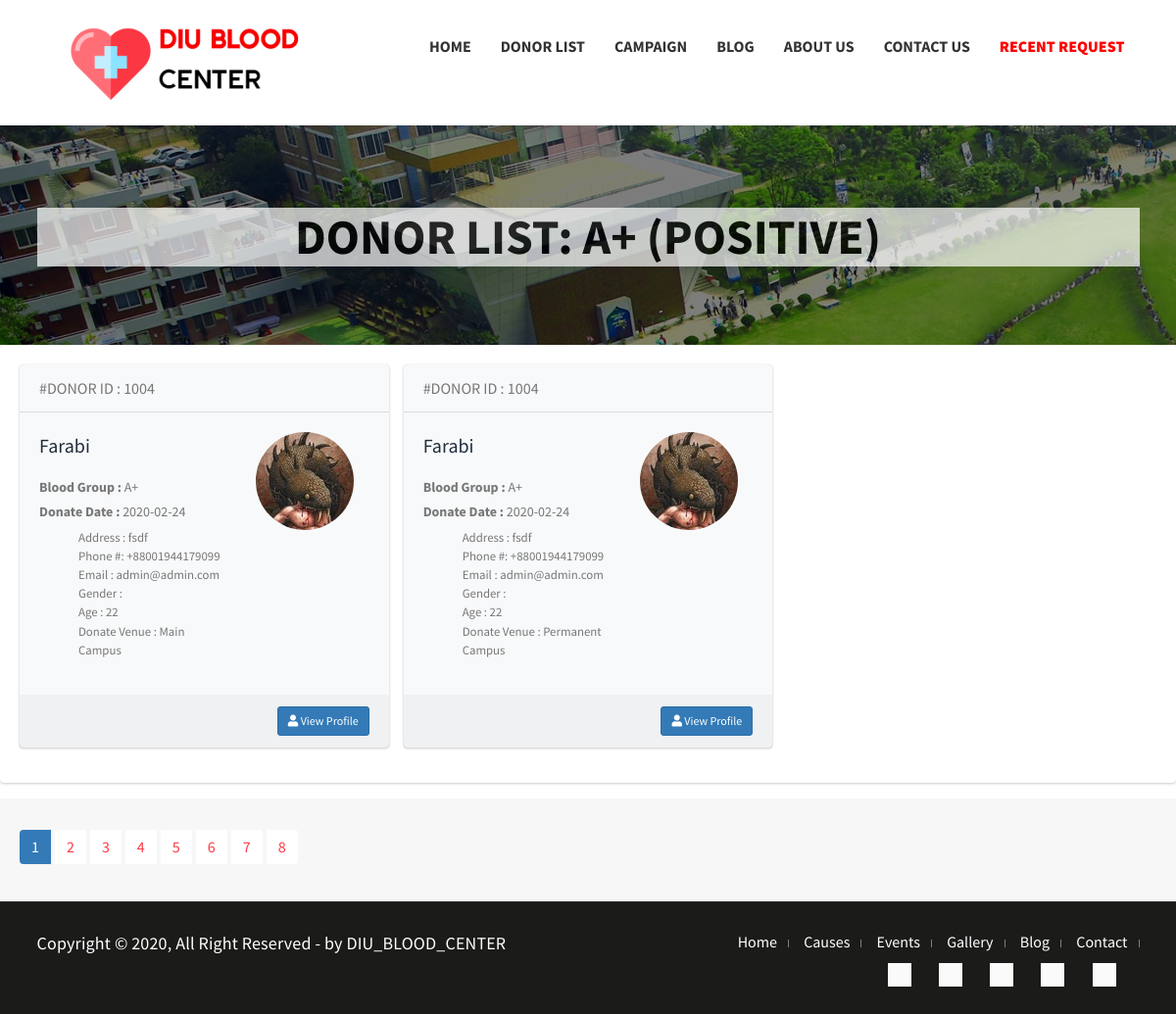
The app's page /a_pos.php with its own data.
### tables this page shows
CREATE TABLE `donor_list` (
  `id` int(11) NOT NULL,
  `name` varchar(255) NOT NULL,
  `blood_group` varchar(33) NOT NULL,
  `age` varchar(44) NOT NULL,
  `gender` varchar(22) NOT NULL,
  `phone` varchar(22) NOT NULL,
  `email` varchar(222) NOT NULL,
  `address` text NOT NULL,
  `image` varchar(222) NOT NULL
);

CREATE TABLE `donate` (
  `id` int(11) NOT NULL,
  `user_id` int(50) NOT NULL,
  `date` varchar(33) NOT NULL,
  `venue` varchar(100) NOT NULL
);

### a_pos.php (the view, shortened to what this page needs)
<?php
$con = connect_db();
$sql = "SELECT donor_list.*, donate.date , donate.venue FROM donor_list JOIN donate on donor_list.id = donate.user_id WHERE donor_list.id= donate.user_id AND donor_list.blood_group = 'A+' ORDER BY donate.user_id DESC";
$result = mysqli_query($con, $sql);
?>
<!DOCTYPE html>
<html lang="en">
<head>
    <link rel="stylesheet" href="asset/css/bootstrap.min.css" />
    <link href="asset/css/font-awesome.min.css" rel="stylesheet" type="text/css">
    <link href="asset/css/animate.css" rel="stylesheet" type="text/css">
    <link href="asset/css/owl.carousel.css" rel="stylesheet" type="text/css">
    <link href="asset/css/venobox.css" rel="stylesheet" type="text/css">
    <link rel="stylesheet" href="asset/css/styles.css" />
    <link rel="stylesheet" href="asset/fonts/fontawesome-free/css/all.min.css">
    <link rel="stylesheet" href="https://code.ionicframework.com/ionicons/2.0.1/css/ionicons.min.css">
    <link rel="stylesheet" href="asset/extra_css/adminlte.css">
</head>
<body>
 <header class="main-header clearfix stuck" data-sticky_header="true">
        <section class="header-wrapper navgiation-wrapper">
            <div class="navbar navbar-default">
                <div class="container">
                    <div class="navbar-header">
                        <a class="logo" href="http://localhost/DIU/"><img alt="" src="asset/images/logo.png"> </a>
                    </div>
                    <div class="navbar-collapse collapse">
                        <ul class="nav navbar-nav navbar-right">
                            <li class="drop">
                                <a href="http://localhost/DIU/" title="Home Layout 01">Home</a>
                            </li>
                            <li class="drop"><a href="#">DONOR LIST</a>
                            </li>
                            <li>
                                <a href="http://localhost/DIU/campaigns.php">Campaign</a>
                            </li>
                            <li><a href="http://localhost/DIU/blogs.php" title="About Us">Blog</a></li>
                            <li><a href="http://localhost/DIU/about.php" title="About Us">About Us</a></li>
                            <li><a href="http://localhost/DIU/contact.php">Contact US</a></li>
                            <li id="blink">
                               <a href="http://localhost/DIU/recent_request.php">
                                    <font color="red"><b>Recent Request</b></font>
                                </a>
                            </li>
                        </ul>
                    </div>
                </div>
            </div>
        </section>
 </header>
    <section class="page-header">
        <div class="container">
            <div class="row">
                <div class="col-sm-12 text-center">
                    <h3>
                        DONOR LIST: A+ (Positive)
                    </h3>
                </div>
            </div>
        </div>
    </section>
    <section class="content">
        <div class="card card-solid">
            <div class="card-body">
                <div class="row d-flex align-items-stretch">
                <?php while($row = mysqli_fetch_assoc($result)) { ?>
                    <div class="col-12 col-sm-6 col-md-4 d-flex align-items-stretch">
                        <div class="card bg-light">
                            <div class="card-header text-muted border-bottom-0">
                                #DONOR ID : <?php echo $row['id'] ; ?>
                            </div>
                            <div class="card-body pt-0">
                                <div class="row">
                                    <div class="col-7">
                                        <h2 class="lead"><b> <?php echo $row['name'] ; ?></b></h2>
                                        <h4 class="text-muted text-sm"><b>Blood Group : </b><?php echo $row['blood_group'] ; ?> </h4>
                                        <h4 class="text-muted text-sm"><b>Donate  Date : </b><?php echo $row['date'] ; ?> </h4>
                                        <ul class="ml-4 mb-0 fa-ul text-muted">
                                            <li class="small"><span class="fa-li"></i></span> Address : <?php echo $row['address'] ; ?></li>
                                            <li class="small"><span class="fa-li"></i></span> Phone #:<?php echo $row['phone'] ; ?></b></li>
                                            <li class="small"><span class="fa-li"></i></span> Email : <?php echo $row['email'] ; ?></li>
                                            <li class="small"><span class="fa-li"></i></span> Gender : <?php echo $row['gender'] ; ?></li>
                                            <li class="small"><span class="fa-li"></i></span> Age : <?php echo $row['age'] ; ?></li>
                                            <li class="small"><span class="fa-li"></i></span> Donate Venue : <?php echo $row['venue'] ; ?></li>
                                        </ul>
                                    </div>
                                    <div class="col-5 text-center">
                                        <img src="<?php echo "admin/"; echo $row['image']; ?>" alt="" class="img-circle img-fluid">
                                    </div>
                                </div>
                            </div>
                            <div class="card-footer">
                                <div class="text-right">
                                    <a href="#" class="btn btn-sm btn-primary">
                                        <i class="fas fa-user"></i> View Profile
                                    </a>
                                </div>
                            </div>
                        </div>
                    </div>
                <?php } ?>
                    </div>
                    </div>
                </div>
            <div class="card-footer">
                <nav aria-label="Contacts Page Navigation">
                    <ul class="pagination justify-content-center m-0">
                        <li class="page-item active"><a class="page-link" href="#">1</a></li>
                        <li class="page-item"><a class="page-link" href="#">2</a></li>
                        <li class="page-item"><a class="page-link" href="#">3</a></li>
                        <li class="page-item"><a class="page-link" href="#">4</a></li>
                        <li class="page-item"><a class="page-link" href="#">5</a></li>
                        <li class="page-item"><a class="page-link" href="#">6</a></li>
                        <li class="page-item"><a class="page-link" href="#">7</a></li>
                        <li class="page-item"><a class="page-link" href="#">8</a></li>
                    </ul>
                </nav>
            </div>
    </section>
    <footer>
        <section class="footer-contents">
            <div class="container">
                <div class="row clearfix">
                    <div class="col-md-6 col-sm-12">
                        <p class="copyright-text"> Copyright © 2020, All Right Reserved - by DIU_BLOOD_CENTER </p>
                    </div>
                    <div class="col-md-6 col-sm-12 text-right">
                        <div class="footer-nav">
                            <nav>
                                <ul>
                                    <li>
                                        <a href="index.html">Home</a>
                                    </li>
                                    <li>
                                        <a href="#">Causes</a>
                                    </li>
                                    <li>
                                        <a href="donate.html">Events</a>
                                    </li>
                                    <li>
                                        <a href="blog-with-sidebar.html">Gallery</a>
                                    </li>
                                    <li>
                                        <a href="campaign-grid.html">Blog</a>
                                    </li>
                                    <li>
                                        <a href="contact.html">Contact</a>
                                    </li>
                                    <li>
                                        <div class="top-bar-social">
                                            <a href="#"><i class="fa fa-facebook"></i></a>
                                            <a href="#"><i class="fa fa-twitter"></i></a>
                                            <a href="#"><i class="fa fa-google-plus"></i></a>
                                            <a href="#"><i class="fa fa-instagram"></i></a>
                                            <a href="#"><i class="fa fa-youtube"></i></a>
                                    </li>
                        </div>
                    </div>
                </div>
            </div>
        </section>
    </footer>
</body>
</html>

### a_pos.php (style rules this page uses)
#blink { animation: blink 1s linear infinite; }

### records on screen
donor_list: id "1004", name "Farabi", blood_group "A+", donate.date "2020-02-24", address "fsdf", phone "+88001944179099", email "admin@admin.com", age "22", donate.venue "Main Campus", image (picture), donate.venue "Permanent Campus"
